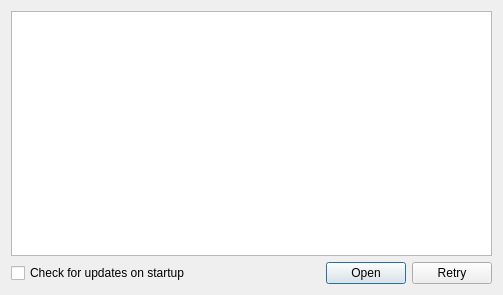
<?xml version="1.0" encoding="UTF-8"?>
<ui version="4.0">
 <class>Dialog</class>
 <widget class="QDialog" name="Dialog">
  <property name="geometry">
   <rect>
    <x>0</x>
    <y>0</y>
    <width>503</width>
    <height>295</height>
   </rect>
  </property>
  <property name="windowTitle">
   <string>Updates</string>
  </property>
  <layout class="QGridLayout" name="gridLayout">
   <item row="0" column="0" colspan="2">
    <widget class="QTextBrowser" name="infoText">
     <property name="openExternalLinks">
      <bool>true</bool>
     </property>
    </widget>
   </item>
   <item row="1" column="0">
    <widget class="QCheckBox" name="updateModeChk">
     <property name="text">
      <string>Check for updates on startup</string>
     </property>
    </widget>
   </item>
   <item row="1" column="1">
    <widget class="QDialogButtonBox" name="buttonBox">
     <property name="orientation">
      <enum>Qt::Horizontal</enum>
     </property>
     <property name="standardButtons">
      <set>QDialogButtonBox::Open|QDialogButtonBox::Retry</set>
     </property>
    </widget>
   </item>
  </layout>
 </widget>
 <resources/>
 <connections/>
</ui>
